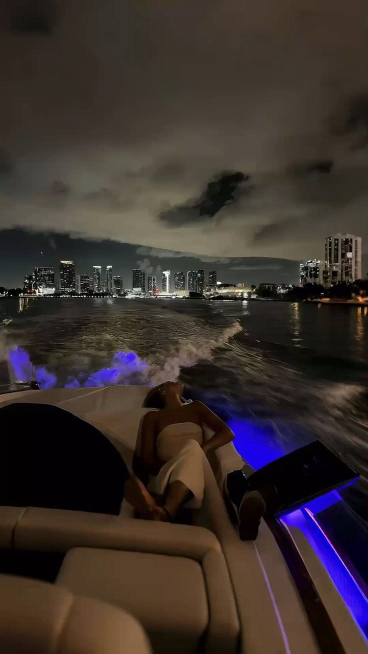
#> input picture accounts/makebrainrotvideos/posts/3-stuck-at-200-views/sourced/slide1.jpg, 736 x 1308 px (shown at 1/2 size)
$ python process_images.py
#> lines starting #> are read from the running program, lines starting #| are printed output that depends on the picture
"""
Render all 7 slides for: Stuck at 200 views (Volume strategy)

Format: tyronetrains-style — numbered header + explanation paragraph
Rendering: athlete-stories circular outline technique

Design source: accounts/makebrainrotvideos/design.md (Locked)
"""

from pathlib import Path

from PIL import Image, ImageDraw, ImageEnhance, ImageFont

# --- Canvas ---
TARGET_W = 1080
TARGET_H = 1920
TARGET_RATIO = TARGET_W / TARGET_H

# --- Text config ---
HEADER_SIZE = 40
BODY_SIZE = 30
HOOK_SIZE = 38
CTA_LABEL_SIZE = 34
CTA_URL_SIZE = 44
OUTLINE_WIDTH = 3
LINE_SPACING = 16
HEADER_BODY_GAP = 30
MARGIN_X = 140

# --- Sourced images ---
SOURCED_DIR = Path(__file__).parent / "sourced"
IMAGE_MAP = {
    1: "slide1.jpg",
    2: "slide2.jpg",
    3: "slide3.jpg",
    4: "slide4.jpg",
    5: "slide5.jpg",
    6: "slide6.jpg",
    7: "slide6.jpg",
}

# --- Slide definitions with manual line breaks ---
SLIDES = [
    {
        "id": 1,
        "role": "hook",
        "header": None,
        "body": "Why your faceless channel\nis stuck at 200 views.",
        "overlay_pct": 0.65,
    },
    {
        "id": 2,
        "role": "step",
        "header": "1. The Algorithm Doesn't Hate You",
        "body": "You just aren't posting enough.\nOne video a day is\nno longer enough to win.",
        "overlay_pct": 0.75,
    },
    {
        "id": 3,
        "role": "step",
        "header": "2. Do The Math",
        "body": "1 video a day = 30 chances.\n5 videos a day = 150 chances.\nVolume is the ultimate algorithm hack.",
        "overlay_pct": 0.75,
    },
    {
        "id": 4,
        "role": "step",
        "header": "3. Stop Hand-Editing",
        "body": "If you spend 3 hours in CapCut,\nyou have already lost.\nSpeed beats perfection every time.",
        "overlay_pct": 0.75,
    },
    {
        "id": 5,
        "role": "step",
        "header": "4. Test 5 Hooks Daily",
        "body": "Never guess what the audience wants.\nMass-produce 5 variations of an idea\nand let the algorithm decide.",
        "overlay_pct": 0.75,
    },
    {
        "id": 6,
        "role": "step",
        "header": "5. Double Down",
        "body": "Keep the videos that pop.\nDelete the ones that flop.\nRepeat until you hit 1M views.",
        "overlay_pct": 0.75,
    },
    {
        "id": 7,
        "role": "cta",
        "header": None,
        "body": "The tool I use to mass-produce\n5 videos a day effortlessly:",
        "cta_url": "MakeBrainrotVideos.com",
        "overlay_pct": 0.50,
    },
]


def load_font(size: int, bold: bool = True) -> ImageFont.FreeTypeFont:
    if bold:
        candidates = [
            "/System/Library/Fonts/Supplemental/Arial Bold.ttf",
            "arialbd.ttf",
            "/usr/share/fonts/truetype/liberation/LiberationSans-Bold.ttf",
        ]
    else:
        candidates = [
            "/System/Library/Fonts/Supplemental/Arial.ttf",
            "arial.ttf",
            "/usr/share/fonts/truetype/liberation/LiberationSans-Regular.ttf",
        ]
    for path in candidates:
        try:
            return ImageFont.truetype(path, size)
        except OSError:
            continue
    # Fallback: try bold even for regular
    for path in [
        "/System/Library/Fonts/Supplemental/Arial Bold.ttf",
        "/System/Library/Fonts/Helvetica.ttc",
    ]:
        try:
            return ImageFont.truetype(path, size)
        except OSError:
            continue
    return ImageFont.load_default()


def normalize_to_9_16(img: Image.Image) -> Image.Image:
    """Center-crop and resize to 1080x1920."""
    w, h = img.size
    current_ratio = w / h

    if current_ratio > TARGET_RATIO:
        new_w = int(h * TARGET_RATIO)
        left = (w - new_w) // 2
        img = img.crop((left, 0, left + new_w, h))
    elif current_ratio < TARGET_RATIO:
        new_h = int(w / TARGET_RATIO)
        if new_h <= h:
            top = (h - new_h) // 2
            img = img.crop((0, top, w, top + new_h))

    return img.resize((TARGET_W, TARGET_H), Image.LANCZOS)


def apply_treatment(img: Image.Image) -> Image.Image:
    """Contrast boost + slight desaturation per image.md."""
    img = ImageEnhance.Contrast(img).enhance(1.12)
    img = ImageEnhance.Color(img).enhance(0.85)
    return img


def apply_dark_overlay(img: Image.Image, opacity: float) -> Image.Image:
    overlay = Image.new("RGB", (TARGET_W, TARGET_H), (0, 0, 0))
    return Image.blend(img, overlay, opacity)


def make_dark_bg() -> Image.Image:
    """Solid dark background for CTA slide (fallback)."""
    img = Image.new("RGB", (TARGET_W, TARGET_H))
    draw = ImageDraw.Draw(img)
    for y in range(TARGET_H):
        ratio = y / TARGET_H
        v = int(5 + 10 * ratio)
        draw.line([(0, y), (TARGET_W, y)], fill=(v, v, int(v * 1.5)))
    return img


def draw_text_block(
    draw: ImageDraw.ImageDraw,
    text: str,
    font: ImageFont.FreeTypeFont,
    start_y: int,
) -> int:
    """Draw centered text with circular outline. Returns y after last line."""
    lines = text.split("\n")

    current_y = start_y
    for line in lines:
        bbox = font.getbbox(line)
        line_w = bbox[2] - bbox[0]
        line_h = bbox[3] - bbox[1]
        x = (TARGET_W - line_w) // 2

        # Clamp to margin
        if x < MARGIN_X:
            x = MARGIN_X

        # Circular outline
        for dx in range(-OUTLINE_WIDTH, OUTLINE_WIDTH + 1):
            for dy in range(-OUTLINE_WIDTH, OUTLINE_WIDTH + 1):
                if dx * dx + dy * dy <= OUTLINE_WIDTH * OUTLINE_WIDTH:
                    draw.text(
                        (x + dx, current_y + dy), line, font=font, fill="black"
                    )

        # White text on top
        draw.text((x, current_y), line, font=font, fill="white")
        current_y += line_h + LINE_SPACING

    return current_y


def calc_text_height(text: str, font: ImageFont.FreeTypeFont) -> int:
    """Calculate total height of a text block."""
    lines = text.split("\n")
    total = 0
    for line in lines:
        bbox = font.getbbox(line)
        total += bbox[3] - bbox[1] + LINE_SPACING
    return total - LINE_SPACING


def render_slide(slide: dict) -> Image.Image:
    # Background
    photo_file = IMAGE_MAP.get(slide["id"])
    if photo_file:
        photo_path = SOURCED_DIR / photo_file
        if photo_path.exists():
            img = Image.open(photo_path).convert("RGB")
            img = normalize_to_9_16(img)
            img = apply_treatment(img)
            img = apply_dark_overlay(img, slide["overlay_pct"])
        else:
            img = make_dark_bg()
    else:
        img = make_dark_bg()

    draw = ImageDraw.Draw(img)
    role = slide["role"]

    if role == "hook":
        font = load_font(HOOK_SIZE, bold=True)
        text_h = calc_text_height(slide["body"], font)
        start_y = (TARGET_H - text_h) // 2
        draw_text_block(draw, slide["body"], font, start_y)

    elif role == "step":
        header_font = load_font(HEADER_SIZE, bold=True)
        body_font = load_font(BODY_SIZE, bold=False)

        header_h = calc_text_height(slide["header"], header_font)
        body_h = calc_text_height(slide["body"], body_font)
        total_h = header_h + HEADER_BODY_GAP + body_h

        # Center the full text block vertically
        start_y = (TARGET_H - total_h) // 2

        y = draw_text_block(draw, slide["header"], header_font, start_y)
        y += HEADER_BODY_GAP - LINE_SPACING
        draw_text_block(draw, slide["body"], body_font, y)

    elif role == "cta":
        label_font = load_font(CTA_LABEL_SIZE, bold=False)
        url_font = load_font(CTA_URL_SIZE, bold=True)

        label_h = calc_text_height(slide["body"], label_font)
        url_h = calc_text_height(slide["cta_url"], url_font)
        total_h = label_h + 40 + url_h
        start_y = (TARGET_H - total_h) // 2

        y = draw_text_block(draw, slide["body"], label_font, start_y)
        y += 40 - LINE_SPACING
        draw_text_block(draw, slide["cta_url"], url_font, y)

    return img


def main() -> None:
    out_dir = Path(__file__).parent / "processed"
    out_dir.mkdir(exist_ok=True)

    for slide in SLIDES:
        img = render_slide(slide)
#> in render_slide, img is the input picture: PIL image 736x1308 RGB; mean R, G, B 57.7, 47.8, 44.6
#> in apply_dark_overlay, `overlay = Image.new("RGB", (TARGET_W, TARGET_H), (0, 0, 0))`: overlay: PIL image 1080x1920 RGB; every value is 0
#> in apply_dark_overlay, `return Image.blend(img, overlay, opacity)`:
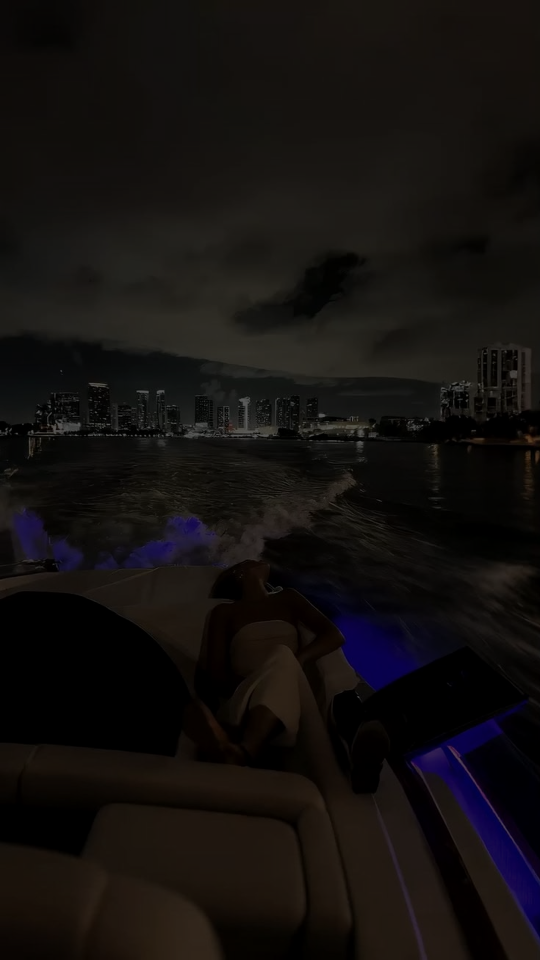
#> returned value: PIL image 1080x1920 RGB (shown at 1/2 size); mean R, G, B 19.4, 16.3, 15.1
        out_path = out_dir / f"slide_{slide['id']:02d}.png"
        img.save(out_path, "PNG")
        print(f"Saved: {out_path}")
#| Saved: accounts/makebrainrotvideos/posts/3-stuck-at-200-views/processed/slide_01.png
#> pass 2 of the loop in main, `for slide in SLIDES:`:
#> photo_file = 'slide2.jpg'
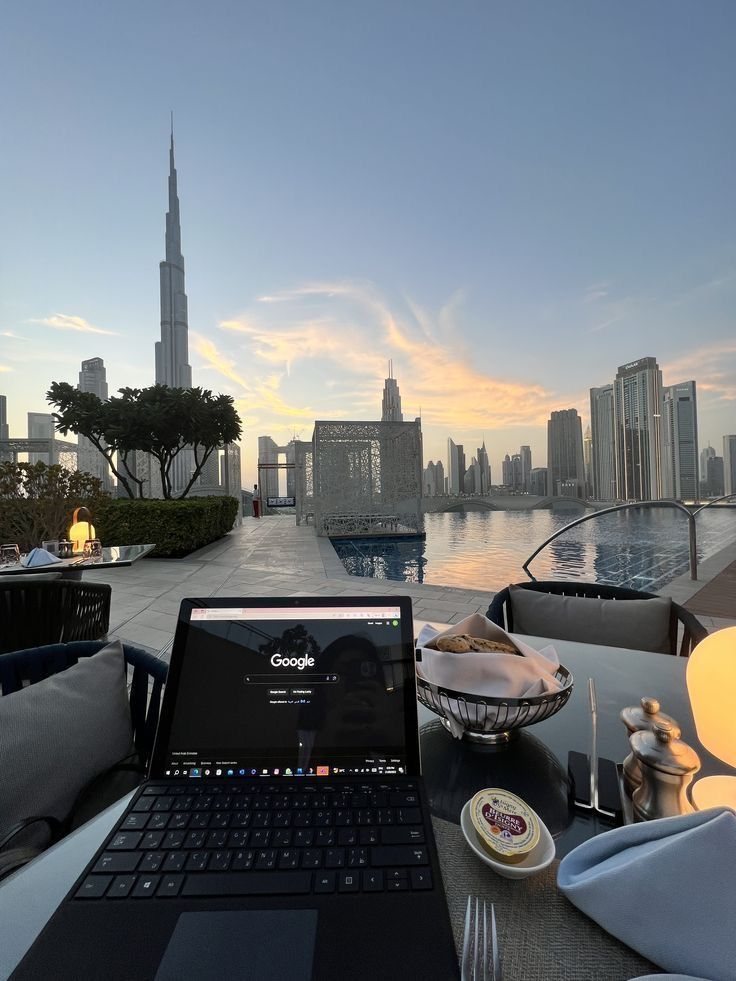
#> input picture accounts/makebrainrotvideos/posts/3-stuck-at-200-views/sourced/slide2.jpg, 736 x 981 px
#> in render_slide, img is the input picture: PIL image 736x981 RGB; mean R, G, B 106.8, 113, 118.9
#> in normalize_to_9_16 (call 2), `img = img.crop((left, 0, left + new_w, h))`:
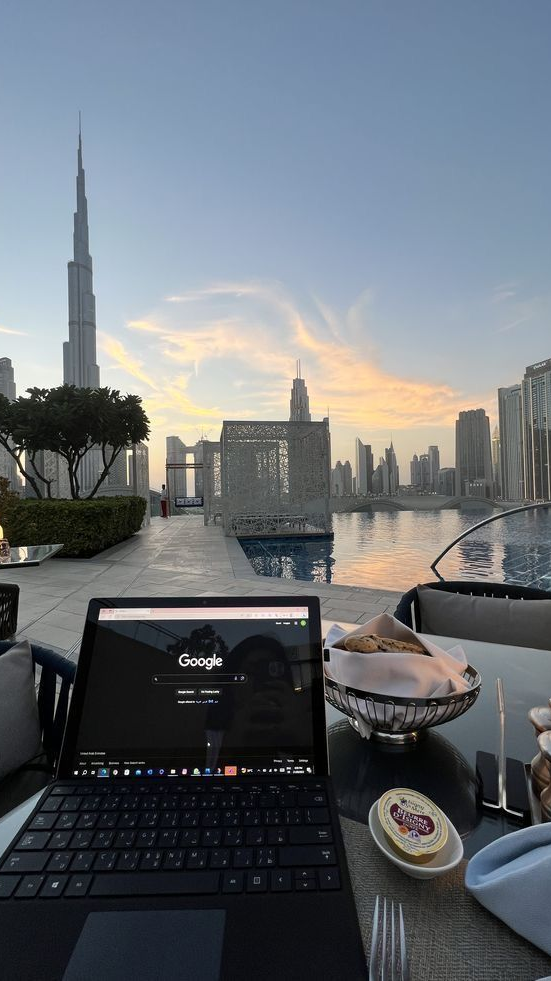
#> img: PIL image 551x981 RGB; mean R, G, B 103.9, 110.1, 116.6
#> in apply_dark_overlay (call 2), `return Image.blend(img, overlay, opacity)`:
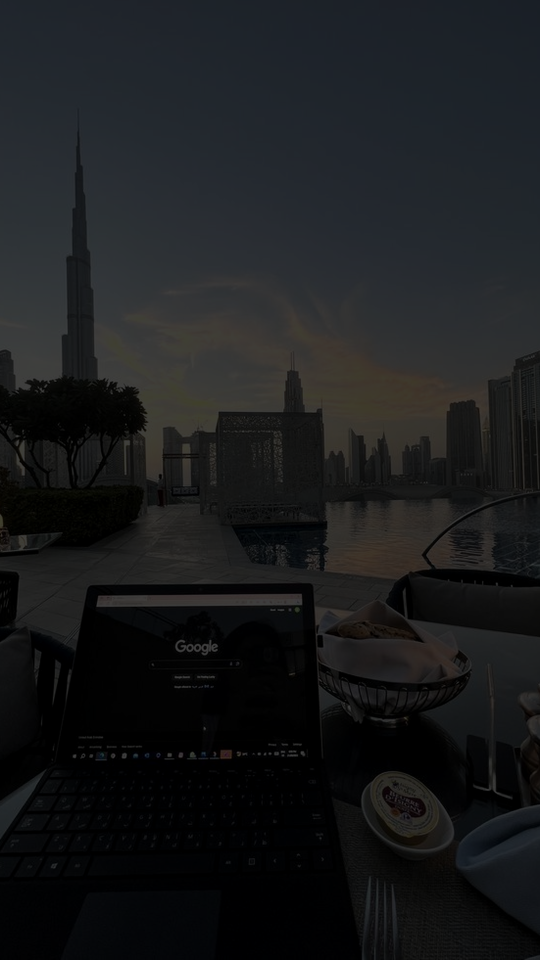
#> returned value: PIL image 1080x1920 RGB (shown at 1/2 size); mean R, G, B 25.5, 27.1, 28.6
#> role = 'step'
#> header_h = 38
#> body_h = 119
#> total_h = 187
#> start_y = 866
#> the loop in draw_text_block (call 2), `for line in lines:` made 1 pass
#> current_y on pass 1: 920
#> in render_slide (call 2), `y = draw_text_block(draw, slide["header"], header_font, start_y)`: y = 920
#> in render_slide (call 2), `y += HEADER_BODY_GAP - LINE_SPACING`: y = 934
#| Saved: accounts/makebrainrotvideos/posts/3-stuck-at-200-views/processed/slide_02.png
#> pass 3 of the loop in main, `for slide in SLIDES:`:
#> photo_file = 'slide3.jpg'
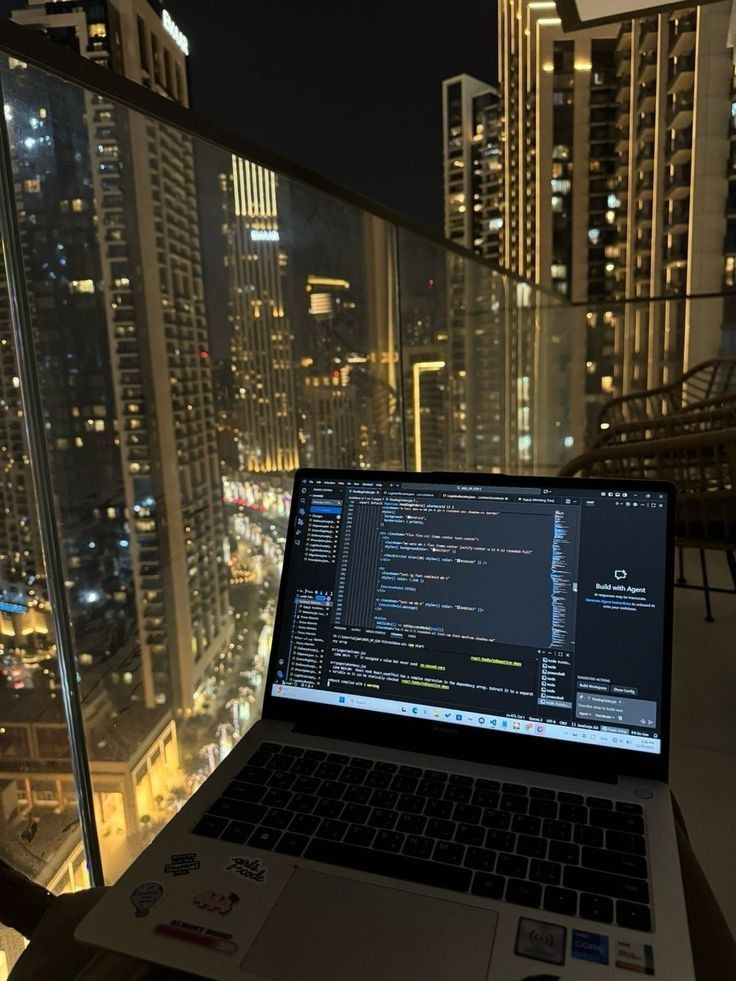
#> input picture accounts/makebrainrotvideos/posts/3-stuck-at-200-views/sourced/slide3.jpg, 736 x 981 px
#> in render_slide, img is the input picture: PIL image 736x981 RGB; mean R, G, B 58.8, 53.5, 41.3
#> in normalize_to_9_16 (call 3), `img = img.crop((left, 0, left + new_w, h))`:
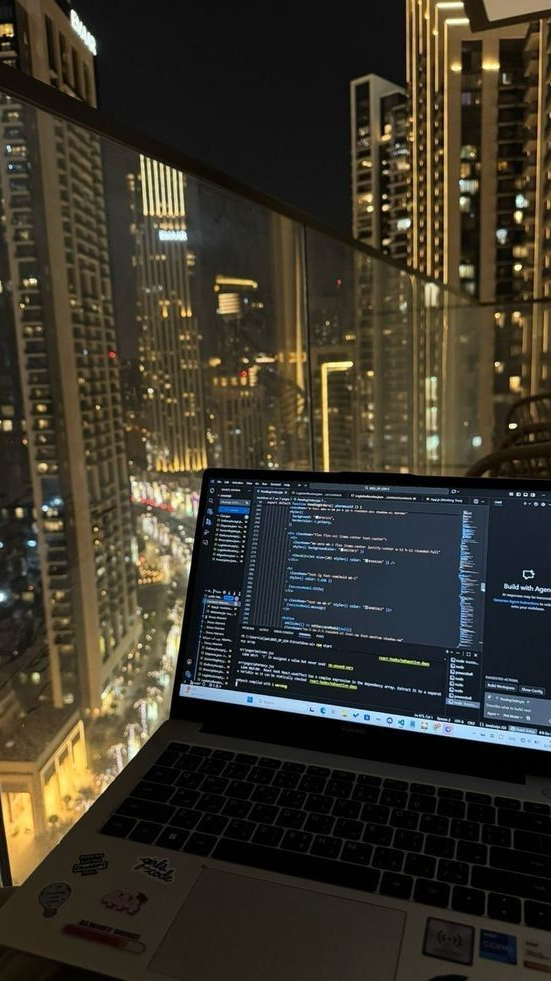
#> img: PIL image 551x981 RGB; mean R, G, B 58.6, 54.1, 42.7
#> in apply_dark_overlay (call 3), `return Image.blend(img, overlay, opacity)`:
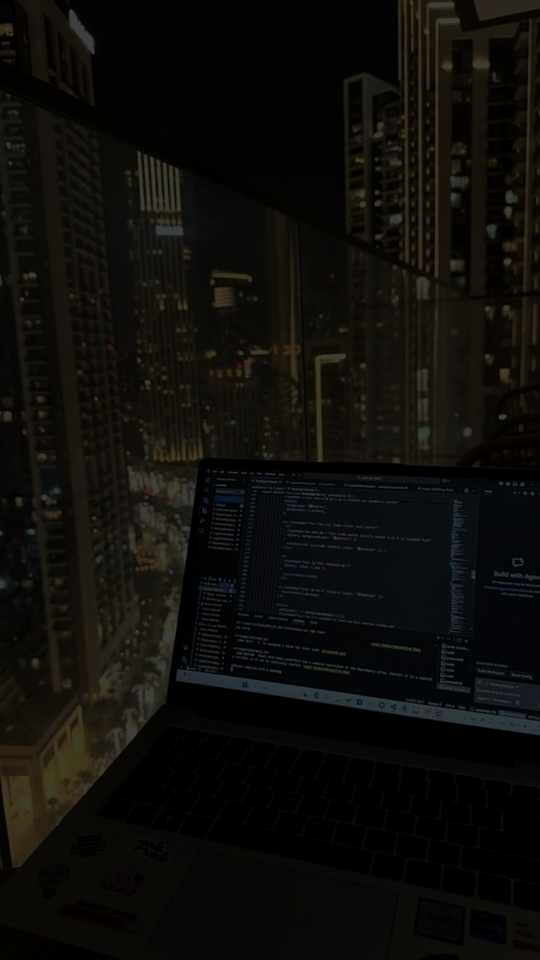
#> returned value: PIL image 1080x1920 RGB (shown at 1/2 size); mean R, G, B 14.1, 13.1, 10.4
#> header_h = 30
#> total_h = 179
#> start_y = 870
#> in render_slide (call 3), `y = draw_text_block(draw, slide["header"], header_font, start_y)`: y = 916
#> in render_slide (call 3), `y += HEADER_BODY_GAP - LINE_SPACING`: y = 930
#| Saved: accounts/makebrainrotvideos/posts/3-stuck-at-200-views/processed/slide_03.png
#> the loop made 7 passes; the first 3 are shown

    print(f"\nDone. {len(SLIDES)} slides rendered to {out_dir}")


if __name__ == "__main__":
    main()
